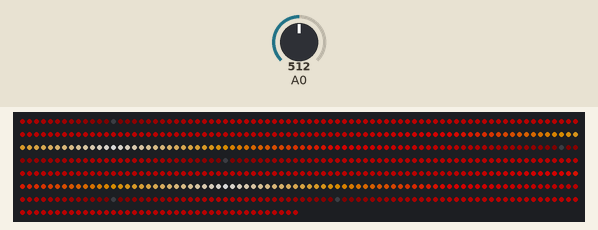
This sketch was run on a simulated Arduino Uno, built with avr-gcc and run on an emulated ATmega328P. Shown: 600 RGB LEDs in strip order, left to right, continuing on the next row. The inputs (shaded band) are chosen by the test bench; at power-on: A0 = 512. Dim RGB values are drawn brighter than linear.

Above: at 4.23 s.
4.3 s: A0 set to 0
At 4.7 s:
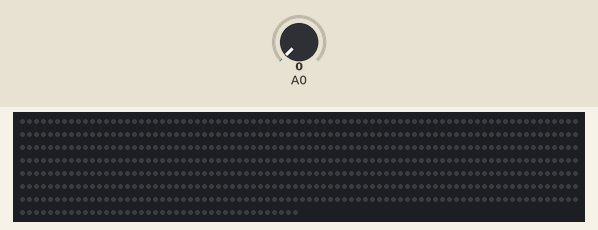
5.8 s: A0 set to 122
At 5.92 s:
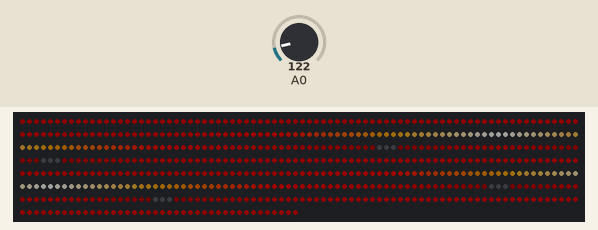
7.3 s: A0 set to 306
At 7.32 s:
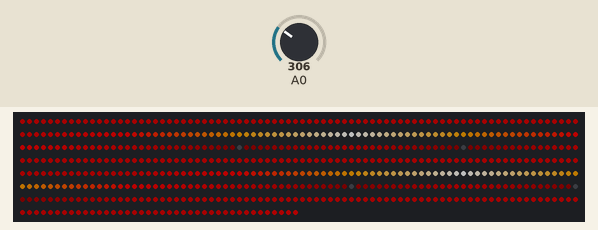

The sketch:

PaletteTrace.ino
```cpp
#include <FastLED.h>

#define DATA_PIN   11 // SPI MOSI pin
#define CLOCK_PIN  13 //13 //SPI  SCK

#define COLOR_ORDER BGR  // most of the 10mm black APA102
// #define COLOR_ORDER GBR //mike's short teset strip, 19 pixels

#define CHIPSET     APA102
#define NUM_LEDS    600

#define FPS 20

//CRGB leds[NUM_LEDS];
CRGBArray<NUM_LEDS> leds;

CRGBPalette16 currentPalette;
TBlendType    currentBlending;

int brightness = 30;


uint8_t values[NUM_LEDS];

void setup() {
  delay(3000); // sanity delay

  FastLED.addLeds<CHIPSET, DATA_PIN, CLOCK_PIN, COLOR_ORDER, DATA_RATE_MHZ(8)>(leds, NUM_LEDS).setCorrection( TypicalSMD5050 );
  //FastLED.addLeds<CHIPSET, COLOR_ORDER>(leds, NUM_LEDS).setCorrection( TypicalSMD5050 );
  FastLED.setBrightness( brightness );

  currentPalette = LavaColors_p;
  // currentPalette = OceanColors_p;
  // currentPalette = ForestColors_p;

  currentBlending = LINEARBLEND;
}

void loop()
{
  brightness = analogRead(0) / 4;
  FastLED.setBrightness( brightness );


  static uint8_t startpix = 0;
  startpix++;
//  if (startpix>NUM_LEDS) startpix=0;

  FillLEDsFromPaletteColors( startpix);

  FastLED.show();
  FastLED.delay(1000/FPS);

}


void FillLEDsFromPaletteColors( uint8_t colorIndex)
{
  uint8_t brightness = 255;

  for( int i = 0; i < NUM_LEDS; i++) {
    leds[i] = ColorFromPalette( currentPalette, colorIndex, brightness, currentBlending);
    colorIndex += 1;
  }
}


// This example shows how to set up a static color palette
// which is stored in PROGMEM (flash), which is almost always more
// plentiful than RAM.  A static PROGMEM palette like this
// takes up 64 bytes of flash.

/*
possible water colors
CRGB::Aqua 0x00FFFF (cyan)
CRGB::Aquamarine 0x7FFFD4
CRGB::CadetBlue 0x5F9eA0
CRGB::CornflowerBlue 6495ED
CRGB::DeepSkyBlue 0x00BFFF
CRGB::DarkSlateGray 0x2F4F4F
CRGB::DimGray 0x696969
CRGB::DodgerBlue 0x1E90FF
CRGB::LightSkyBlue 0x87CEFA
CRGB::MediumBlue 0x0000CD
CRGB::MidnightBlue 0x191970
CRGB::Navy 0x000080
CRGB::RoyalBlue 0x4169E1
CRGB::SeaGreen 0x2E8B57
CRGB::SkyBlue 0x87CEEB
CRGB::SteelBlue 0x4682B4

*/
/*const TProgmemRGBPalette16 LavaColors_p FL_PROGMEM =
{
    CRGB::Black,
    CRGB::Maroon,
    CRGB::Black,
    CRGB::Maroon,

    CRGB::DarkRed,
    CRGB::Maroon,
    CRGB::DarkRed,

    CRGB::DarkRed,
    CRGB::DarkRed,
    CRGB::Red,
    CRGB::Orange,

    CRGB::White,
    CRGB::Orange,
    CRGB::Red,
    CRGB::DarkRed
};
*/
const TProgmemRGBPalette16 WaterColors_p FL_PROGMEM =
{
    CRGB::MidnightBlue,
    CRGB::DarkBlue,
    CRGB::MidnightBlue,
    CRGB::Navy,

    CRGB::DarkBlue,
    CRGB::MediumBlue,
    CRGB::SeaGreen,
    CRGB::Teal,

    CRGB::CadetBlue,
    CRGB::Blue,
    CRGB::DarkCyan,
    CRGB::CornflowerBlue,

    CRGB::Aquamarine,
    CRGB::SeaGreen,
    CRGB::Aqua,
    CRGB::LightSkyBlue
};
```

Measured:
- after the input at 4.3 s, the LEDs: change after 0.06 s (image 1)
- after the input at 5.8 s, the LEDs: first change after 0.05 s (image 2 shows a later state)
